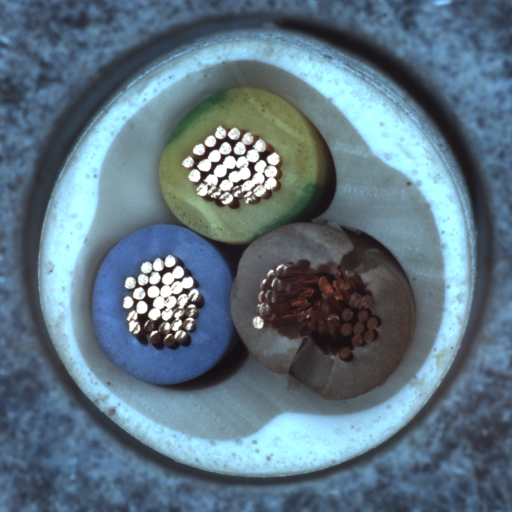
#> input picture examples/cable/cut_inner_insulation_000.png, 1024 x 1024 px (shown at 1/2 size)
$ python preprocessing.py ../examples/cable/cut_inner_insulation_000.png
#> lines starting #> are read from the running program, lines starting #| are printed output that depends on the picture
"""
preprocessing.py — Pipeline Stage 1: Data Acquisition & Preprocessing
======================================================================
Responsibility: transform raw input images into a clean, consistent
representation suitable for feature extraction and model training.

Design principles applied here:
  - Single Responsibility: each function does exactly one thing.
  - Explicit over implicit: all defaults are documented with the reason
    they were chosen, not just their value.
  - Reproducibility: no random state is hidden inside functions;
    callers control augmentation explicitly.

Why preprocessing matters for this project:
  Industrial camera images can vary in lighting conditions, sensor noise,
  and distance. Normalizing these factors before feature extraction
  ensures the model learns defect patterns, not illumination artifacts.
"""

import cv2
import numpy as np


# ---------------------------------------------------------------------------
# Constants
# ---------------------------------------------------------------------------

# 224x224 is the standard input size for ImageNet-pretrained models
# (ResNet, EfficientNet). Using it here ensures compatibility with
# transfer learning without any architectural changes.
DEFAULT_SIZE: tuple = (224, 224)


# ---------------------------------------------------------------------------
# Loading
# ---------------------------------------------------------------------------

def load_image(path: str, target_size: tuple = DEFAULT_SIZE) -> np.ndarray:
    """Load an image from disk, convert to RGB, and resize.

    OpenCV reads images in BGR channel order by default. We convert to RGB
    immediately so that all downstream code works in a single color space
    and matches the convention expected by torchvision transforms.

    Args:
        path: Absolute or relative path to the image file.
        target_size: (width, height) in pixels. Defaults to 224x224.

    Returns:
        uint8 numpy array of shape (H, W, 3) in RGB order.

    Raises:
        FileNotFoundError: If the file does not exist or cannot be read.
    """
#> called with target_size = (224, 224)
    img = cv2.imread(path)
#> img is the input picture: shape (1024, 1024, 3); mean B, G, R 130.9, 116.8, 95.1
    if img is None:
        raise FileNotFoundError(
            f"Could not read image at '{path}'. "
            "Check that the path exists and the file is a valid image."
        )
    img = cv2.cvtColor(img, cv2.COLOR_BGR2RGB)
    img = cv2.resize(img, target_size, interpolation=cv2.INTER_LINEAR)
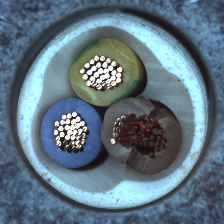
#> img: shape (224, 224, 3); mean R, G, B 95, 116.7, 130.8
    return img


# ---------------------------------------------------------------------------
# Normalization
# ---------------------------------------------------------------------------

def normalize(image: np.ndarray) -> np.ndarray:
    """Scale pixel values from [0, 255] to [0.0, 1.0].

    Why [0, 1] and not zero-mean/unit-variance?
      For visualization and for the classical HOG pipeline we keep [0, 1].
      The ImageNet mean/std normalization required by pretrained models is
      applied separately inside the PyTorch DataLoader transform, keeping
      this function reusable for both pipelines.

    Args:
        image: uint8 numpy array (H, W, C) or (H, W).

    Returns:
        float32 numpy array with the same shape, values in [0.0, 1.0].
    """
    return image.astype(np.float32) / 255.0


# ---------------------------------------------------------------------------
# Noise reduction
# ---------------------------------------------------------------------------

def denoise(image: np.ndarray, method: str = "gaussian", ksize: int = 3) -> np.ndarray:
    """Reduce high-frequency noise while preserving edge information.

    Method selection rationale:
      - "gaussian": smooths uniform noise (e.g., sensor noise). Fast and
        standard. Kernel size 3 is the minimum that has a visible effect
        without blurring meaningful texture.
      - "median": better at removing salt-and-pepper noise (isolated bright/
        dark pixels) because it replaces each pixel with the median of its
        neighborhood rather than a weighted average.

    For MVTec industrial images, Gaussian with ksize=3 is preferred because
    the dominant noise source is sensor noise, not impulse noise.

    Args:
        image: Input image (uint8 or float32).
        method: 'gaussian' or 'median'.
        ksize: Kernel size. Must be a positive odd integer.

    Returns:
        Denoised image with the same dtype and shape as input.

    Raises:
        ValueError: If method is not recognized or ksize is even.
    """
#> called with method = 'gaussian', ksize = 3
    if ksize % 2 == 0:
        raise ValueError(f"ksize must be odd, got {ksize}.")
    if method == "gaussian":
        return cv2.GaussianBlur(image, (ksize, ksize), sigmaX=0)
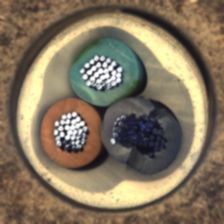
#> returned value: shape (224, 224, 3); mean of channels 0, 1, 2 95.1, 116.7, 130.8; drawn as B, G, R
    elif method == "median":
        # medianBlur requires uint8 input
        if image.dtype != np.uint8:
            image = (image * 255).astype(np.uint8)
        return cv2.medianBlur(image, ksize)
    else:
        raise ValueError(f"Unknown method '{method}'. Choose 'gaussian' or 'median'.")


# ---------------------------------------------------------------------------
# Augmentation
# ---------------------------------------------------------------------------

def preprocess(
    path: str,
    target_size: tuple = DEFAULT_SIZE,
    apply_denoise: bool = True,
) -> np.ndarray:
    """Full preprocessing pipeline: load → denoise → normalize.

    This is the single entry point used by both the classical (HOG+SVM)
    and deep learning (EfficientNet) pipelines. Keeping the chain here
    ensures both pipelines receive identical inputs and simplifies
    maintenance — any preprocessing change is made in one place only.

    Note: ImageNet mean/std normalization is NOT applied here. It is
    handled inside the PyTorch DataLoader transform so that this function
    remains usable for the classical pipeline without torchvision.

    Args:
        path: Path to the input image file.
        target_size: (width, height) in pixels. Defaults to 224x224.
        apply_denoise: If True, apply Gaussian denoising before normalize.

    Returns:
        float32 numpy array of shape (H, W, 3), values in [0.0, 1.0], RGB.
    """
    img = load_image(path, target_size)
    if apply_denoise:
        img = denoise(img)
    return normalize(img)


def augment(
    image: np.ndarray,
    flip_h: bool = True,
    flip_v: bool = False,
) -> list:
    """Generate augmented copies of an image for training data expansion.

    Why augmentation is necessary here:
      The MVTec dataset has a limited number of defective samples per
      category (typically 60–120 images). Without augmentation, the model
      sees too few examples of defects and tends to overfit or predict
      the majority class (good).

    Augmentation strategy rationale:
      - Horizontal flip (flip_h=True): valid for industrial parts that have
        no inherent left/right orientation (nuts, screws, tiles). Doubles
        effective dataset size at zero cost.
      - Vertical flip (flip_v=False by default): disabled because some parts
        (e.g., screws) have a clear top/bottom orientation. Enable only if
        the chosen category is orientation-invariant.
      - Rotation and color jitter are handled in the PyTorch DataLoader
        pipeline (see models/deep.py) where GPU acceleration is available.

    Args:
        image: Input image as numpy array.
        flip_h: If True, include a horizontally flipped copy.
        flip_v: If True, include a vertically flipped copy.

    Returns:
        List of numpy arrays: always includes the original as the first
        element, followed by augmented variants.
    """
    augmented = [image]  # original always included

    if flip_h:
        # cv2.flip(img, 1) flips around the vertical axis (left ↔ right)
        augmented.append(cv2.flip(image, 1))

    if flip_v:
        # cv2.flip(img, 0) flips around the horizontal axis (top ↔ bottom)
        augmented.append(cv2.flip(image, 0))

    return augmented


# ---------------------------------------------------------------------------
# Smoke test — run directly to verify pipeline on a real image
# Usage: python src/preprocessing.py <path_to_image>
# ---------------------------------------------------------------------------

if __name__ == "__main__":
    import sys

    if len(sys.argv) < 2:
        print("Usage: python src/preprocessing.py <path_to_image>")
        sys.exit(1)

    img_path = sys.argv[1]
    print(f"Testing preprocessing pipeline on: {img_path}")

    result = preprocess(img_path)
    print(f"  Output shape : {result.shape}")
#|   Output shape : (224, 224, 3)
    print(f"  dtype        : {result.dtype}")
#|   dtype        : float32
    print(f"  value range  : [{result.min():.4f}, {result.max():.4f}]")
#|   value range  : [0.0588, 1.0000]

    augmented = augment(result)
#> augmented = 2 items
    print(f"  Augmented copies: {len(augmented)} (original + flips)")
#|   Augmented copies: 2 (original + flips)
    print("Pipeline OK.")

$ run again, on examples/cable/good_001.png
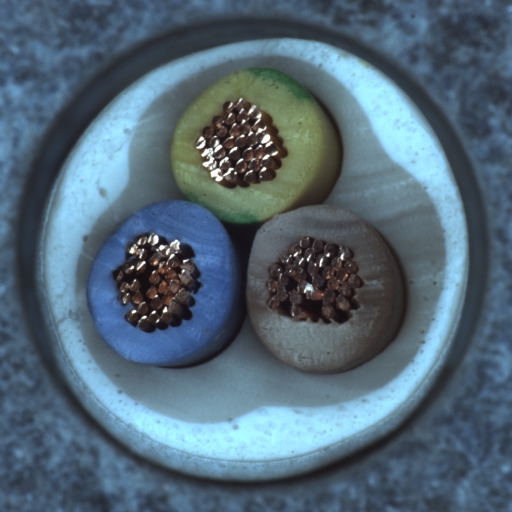
#> input picture examples/cable/good_001.png, 1024 x 1024 px (shown at 1/2 size)
#> in load_image, img is the input picture: shape (1024, 1024, 3); mean B, G, R 118.5, 104.1, 82.8
#> in load_image, `img = cv2.resize(img, target_size, interpolation=cv2.INTER_LINEAR)`:
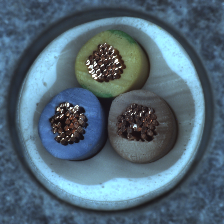
#> img: shape (224, 224, 3); mean R, G, B 82.7, 104, 118.4
#> in denoise, `return cv2.GaussianBlur(image, (ksize, ksize), sigmaX=0)`:
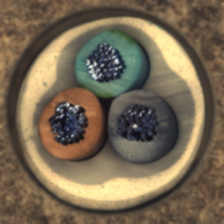
#> returned value: shape (224, 224, 3); mean of channels 0, 1, 2 82.7, 104, 118.4; drawn as B, G, R
#|   Output shape : (224, 224, 3)
#|   dtype        : float32
#|   value range  : [0.0549, 1.0000]
#> augmented = 2 items
#|   Augmented copies: 2 (original + flips)

$ run again, on examples/cable/missing_cable_000.png
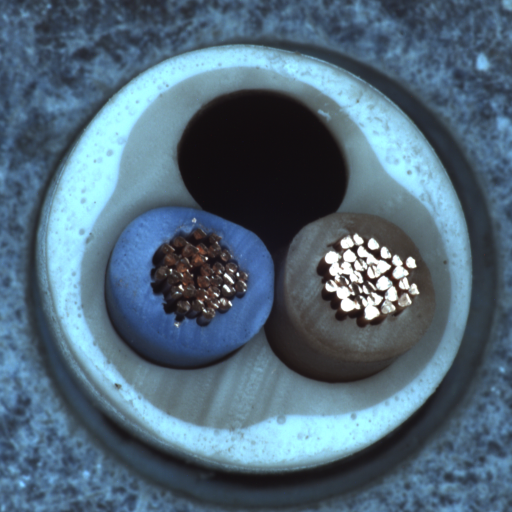
#> input picture examples/cable/missing_cable_000.png, 1024 x 1024 px (shown at 1/2 size)
#> in load_image, img is the input picture: shape (1024, 1024, 3); mean B, G, R 122.3, 105, 81.6
#> in load_image, `img = cv2.resize(img, target_size, interpolation=cv2.INTER_LINEAR)`:
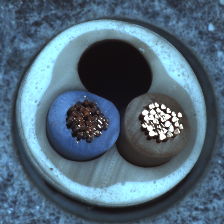
#> img: shape (224, 224, 3); mean R, G, B 81.5, 104.9, 122.2
#> in denoise, `return cv2.GaussianBlur(image, (ksize, ksize), sigmaX=0)`:
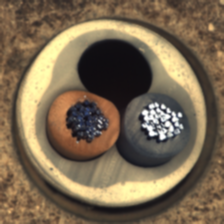
#> returned value: shape (224, 224, 3); mean of channels 0, 1, 2 81.6, 104.9, 122.2; drawn as B, G, R
#|   Output shape : (224, 224, 3)
#|   dtype        : float32
#|   value range  : [0.0471, 1.0000]
#> augmented = 2 items
#|   Augmented copies: 2 (original + flips)
